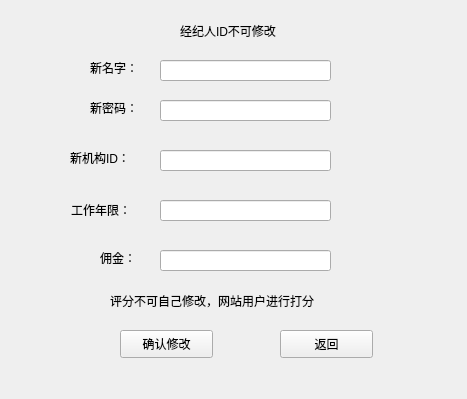
<?xml version="1.0" encoding="UTF-8"?>
<ui version="4.0">
 <class>Form</class>
 <widget class="QWidget" name="Form">
  <property name="geometry">
   <rect>
    <x>0</x>
    <y>0</y>
    <width>467</width>
    <height>399</height>
   </rect>
  </property>
  <property name="windowTitle">
   <string>Form</string>
  </property>
  <widget class="QLineEdit" name="newName">
   <property name="geometry">
    <rect>
     <x>160</x>
     <y>60</y>
     <width>171</width>
     <height>21</height>
    </rect>
   </property>
  </widget>
  <widget class="QLineEdit" name="newPsw">
   <property name="geometry">
    <rect>
     <x>160</x>
     <y>100</y>
     <width>171</width>
     <height>21</height>
    </rect>
   </property>
  </widget>
  <widget class="QLabel" name="nolabel">
   <property name="geometry">
    <rect>
     <x>180</x>
     <y>20</y>
     <width>141</width>
     <height>21</height>
    </rect>
   </property>
   <property name="text">
    <string>经纪人ID不可修改</string>
   </property>
  </widget>
  <widget class="QLabel" name="pwdlabel">
   <property name="geometry">
    <rect>
     <x>90</x>
     <y>60</y>
     <width>72</width>
     <height>15</height>
    </rect>
   </property>
   <property name="text">
    <string>新名字：</string>
   </property>
  </widget>
  <widget class="QPushButton" name="modifyButton">
   <property name="geometry">
    <rect>
     <x>120</x>
     <y>330</y>
     <width>93</width>
     <height>28</height>
    </rect>
   </property>
   <property name="text">
    <string>确认修改</string>
   </property>
  </widget>
  <widget class="QLabel" name="pwdlabel_2">
   <property name="geometry">
    <rect>
     <x>90</x>
     <y>100</y>
     <width>72</width>
     <height>15</height>
    </rect>
   </property>
   <property name="text">
    <string>新密码：</string>
   </property>
  </widget>
  <widget class="QPushButton" name="returnButton">
   <property name="geometry">
    <rect>
     <x>280</x>
     <y>330</y>
     <width>93</width>
     <height>28</height>
    </rect>
   </property>
   <property name="text">
    <string>返回</string>
   </property>
  </widget>
  <widget class="QLabel" name="pwdlabel_3">
   <property name="geometry">
    <rect>
     <x>70</x>
     <y>150</y>
     <width>71</width>
     <height>16</height>
    </rect>
   </property>
   <property name="text">
    <string>新机构ID：</string>
   </property>
  </widget>
  <widget class="QLineEdit" name="newAgency">
   <property name="geometry">
    <rect>
     <x>160</x>
     <y>150</y>
     <width>171</width>
     <height>21</height>
    </rect>
   </property>
  </widget>
  <widget class="QLabel" name="pwdlabel_4">
   <property name="geometry">
    <rect>
     <x>71</x>
     <y>200</y>
     <width>91</width>
     <height>20</height>
    </rect>
   </property>
   <property name="text">
    <string>工作年限：</string>
   </property>
  </widget>
  <widget class="QLineEdit" name="newWorkYear">
   <property name="geometry">
    <rect>
     <x>160</x>
     <y>200</y>
     <width>171</width>
     <height>21</height>
    </rect>
   </property>
  </widget>
  <widget class="QLabel" name="pwdlabel_5">
   <property name="geometry">
    <rect>
     <x>100</x>
     <y>250</y>
     <width>51</width>
     <height>16</height>
    </rect>
   </property>
   <property name="text">
    <string>佣金：</string>
   </property>
  </widget>
  <widget class="QLineEdit" name="newCommission">
   <property name="geometry">
    <rect>
     <x>160</x>
     <y>250</y>
     <width>171</width>
     <height>21</height>
    </rect>
   </property>
  </widget>
  <widget class="QLabel" name="nolabel_2">
   <property name="geometry">
    <rect>
     <x>110</x>
     <y>290</y>
     <width>261</width>
     <height>21</height>
    </rect>
   </property>
   <property name="text">
    <string>评分不可自己修改，网站用户进行打分</string>
   </property>
  </widget>
 </widget>
 <resources/>
 <connections/>
</ui>
